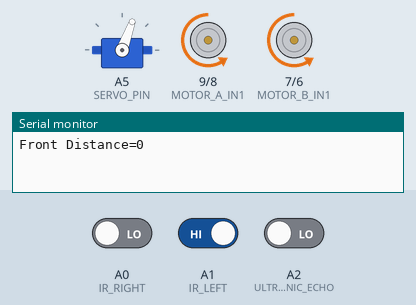
The sketch below on a simulated Arduino Uno, built with avr-gcc and run on an emulated ATmega328P. Parts: servo, motor-driver pin pairs drawn as motors (green arrow = first pin HIGH = forward, orange = second pin HIGH = backward, longer = more drive, scaled by the enable pin), the last lines printed to the serial monitor. Wiring (inferred from the names in the program): servo: signal A5. Inputs (shaded band) come from the test bench; at power-on: A1 (IR_LEFT) HIGH, A0 (IR_RIGHT) LOW, A2 (ULTRASONIC_ECHO) LOW. Servo pulses on a pin are drawn as a servo (544–2400 µs = 0–180°).

Above: at 5.8 s.
5.9 s: A1 (IR_LEFT) driven LOW
At 8.5 s:
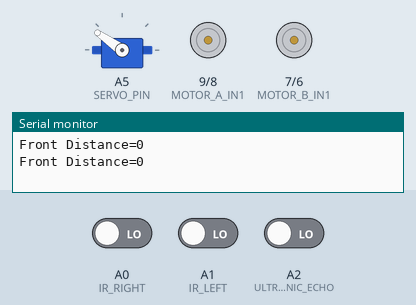
9.4 s: A0 (IR_RIGHT) driven HIGH and A2 (ULTRASONIC_ECHO) driven HIGH
12.9 s: A0 (IR_RIGHT) driven LOW
At 15.7 s:
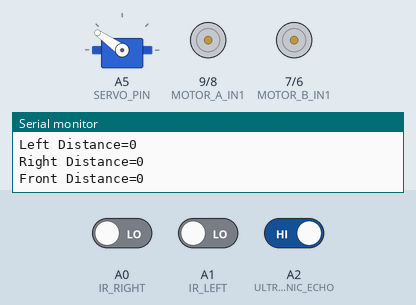
16.4 s: A0 (IR_RIGHT) driven HIGH and A2 (ULTRASONIC_ECHO) driven LOW
20.6 s: A1 (IR_LEFT) driven HIGH
At 21.1 s:
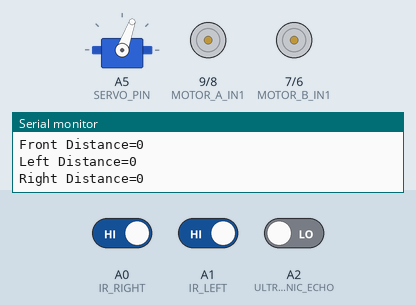
22.1 s: A1 (IR_LEFT) driven LOW
At 23.0 s:
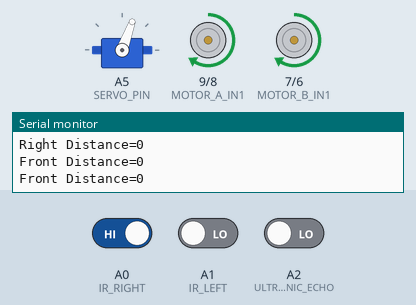
Timing chart, 0 to 25.1 s (numbered marks = the images above; inputs shaded):
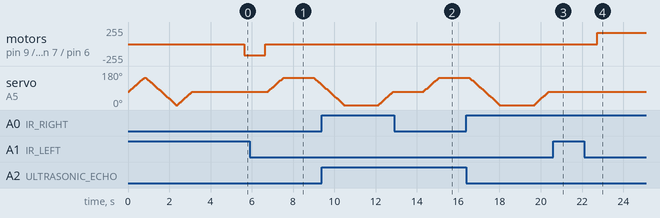

Measured:
- after the input at 5.9 s, motor on pin 9 (MOTOR_A_IN1) / pin 8 (MOTOR_A_IN2), motor on pin 7 (MOTOR_B_IN1) / pin 6 (MOTOR_B_IN2): backward 170/255 → stopped after 0.74 s; servo on A5 (SERVO_PIN): rises from 70° to 145° in 0.72 s, then falls to 105° in 1.9 s
- after the input at 12.9 s, motor on pin 9 (MOTOR_A_IN1) / pin 8 (MOTOR_A_IN2), motor on pin 7 (MOTOR_B_IN1) / pin 6 (MOTOR_B_IN2): stays stopped (without the input it goes to forward 170/255 after 1.3 s); servo on A5 (SERVO_PIN): moves from 70° to 145° over 0.72 s, starting after 1.4 s
- after the input at 20.6 s, motor on pin 9 (MOTOR_A_IN1) / pin 8 (MOTOR_A_IN2), motor on pin 7 (MOTOR_B_IN1) / pin 6 (MOTOR_B_IN2): stays stopped (without the input it goes to forward 170/255 after 1.1 s)
- after the input at 22.1 s, motor on pin 9 (MOTOR_A_IN1) / pin 8 (MOTOR_A_IN2), motor on pin 7 (MOTOR_B_IN1) / pin 6 (MOTOR_B_IN2): stopped → forward 170/255 after 0.63 s

The sketch:

Line_follower.ino
```cpp
#define IR_LEFT A1               // Czujnik IR po lewej stronie
#define IR_RIGHT A0              // Czujnik IR po prawej stronie
#define ULTRASONIC_ECHO A2       // Pin Echo dla czujnika ultradźwiękowego
#define ULTRASONIC_TRIGGER A3    // Pin Trigger dla czujnika ultradźwiękowego
#define SERVO_PIN A5             // Pin sterujący serwomechanizmem
#define MOTOR_A_EN 10            // Pin Enable1 dla sterownika L298
#define MOTOR_A_IN1 9            // Pin IN1 dla silnika A
#define MOTOR_A_IN2 8            // Pin IN2 dla silnika A
#define MOTOR_B_IN1 7            // Pin IN1 dla silnika B
#define MOTOR_B_IN2 6            // Pin IN2 dla silnika B
#define MOTOR_B_EN 5             // Pin Enable2 dla sterownika L298

int thresholdDistance = 10;      // Minimalna odległość do przeszkody w cm
int leftDistance, rightDistance, frontDistance; // Odległości od przeszkód

bool ignoreRightOnce = false;    // Flaga ignorowania przeszkód z prawej strony
bool ignoreLeftOnce = false;     // Flaga ignorowania przeszkód z lewej strony
unsigned long ignoreStartTime;   // Czas rozpoczęcia ignorowania przeszkody
const unsigned long ignoreDuration = 3000; // Czas ignorowania przeszkody (ms)


void setup() {
    Serial.begin(9600);          // Inicjalizacja portu szeregowego
    pinMode(IR_LEFT, INPUT);     // Czujnik IR po lewej stronie jako wejście
    pinMode(IR_RIGHT, INPUT);    // Czujnik IR po prawej stronie jako wejście
    pinMode(ULTRASONIC_ECHO, INPUT); // Czujnik ultradźwiękowy - Echo
    pinMode(ULTRASONIC_TRIGGER, OUTPUT); // Czujnik ultradźwiękowy - Trigger
    pinMode(SERVO_PIN, OUTPUT);  // Serwomechanizm jako wyjście
    pinMode(MOTOR_B_EN, OUTPUT); // Sterownik silnika B - Enable
    pinMode(MOTOR_A_IN1, OUTPUT);// Sterownik silnika A - IN1
    pinMode(MOTOR_A_IN2, OUTPUT);// Sterownik silnika A - IN2
    pinMode(MOTOR_B_IN1, OUTPUT);// Sterownik silnika B - IN1
    pinMode(MOTOR_B_IN2, OUTPUT);// Sterownik silnika B - IN2
    pinMode(MOTOR_A_EN, OUTPUT); // Sterownik silnika A - Enable

    analogWrite(MOTOR_B_EN, 170); // Ustawienie początkowej prędkości silnika B
    analogWrite(MOTOR_A_EN, 170); // Ustawienie początkowej prędkości silnika A

    for (int angle = 70; angle <= 145; angle += 5) {
        moveServo(SERVO_PIN, angle); // Kalibracja serwa w zakresie 70°-145°
    }
    for (int angle = 145; angle >= 0; angle -= 5) {
        moveServo(SERVO_PIN, angle); // Kalibracja serwa w zakresie 145°-0°
    }
    for (int angle = 0; angle <= 70; angle += 5) {
        moveServo(SERVO_PIN, angle); // Kalibracja serwa w zakresie 0°-70°
    }

    frontDistance = readUltrasonic(); // Pierwszy odczyt odległości z przodu
    delay(500);                      // Odstęp czasowy dla stabilizacji czujników
}


void loop() {
    frontDistance = readUltrasonic(); // Odczyt odległości z przodu
    Serial.print("Front Distance="); Serial.println(frontDistance); // Wyświetlenie odległości w konsoli

    if (ignoreLeftOnce && (millis() - ignoreStartTime > ignoreDuration)) {
        ignoreLeftOnce = false; // Wyłączenie ignorowania lewej strony
    }
    if (ignoreRightOnce && (millis() - ignoreStartTime > ignoreDuration)) {
        ignoreRightOnce = false; // Wyłączenie ignorowania prawej strony
    }

    if (!ignoreRightOnce && (digitalRead(IR_RIGHT) == 1) && (digitalRead(IR_LEFT) == 0)) {
        turnRight(); // Skręt w prawo, gdy prawy czujnik wykrywa linię
    } else if (!ignoreLeftOnce && (digitalRead(IR_RIGHT) == 0) && (digitalRead(IR_LEFT) == 1)) {
        turnLeft();  // Skręt w lewo, gdy lewy czujnik wykrywa linię
    } else if ((digitalRead(IR_RIGHT) == 1) && (digitalRead(IR_LEFT) == 1)) {
        stopMovement(); // Zatrzymanie, gdy oba czujniki wykrywają linię
    } else {
        if (frontDistance > thresholdDistance) {
            moveForward(); // Ruch do przodu przy braku przeszkód
        } else {
            checkSides(); // Analiza boków przy przeszkodzie
        }
    }
    delay(10); // Krótka przerwa
}


void moveServo(int pin, int angle) {
    int pwm = (angle * 11) + 500; // Obliczenie sygnału PWM dla danego kąta
    digitalWrite(pin, HIGH);      // Ustawienie pinu w stan wysoki
    delayMicroseconds(pwm);       // Wysłanie impulsu PWM
    digitalWrite(pin, LOW);       // Ustawienie pinu w stan niski
    delay(50);                    // Krótka przerwa między sygnałami
}


long readUltrasonic() {
    digitalWrite(ULTRASONIC_TRIGGER, LOW); // Trigger na niski stan
    delayMicroseconds(2);                  // Krótka przerwa
    digitalWrite(ULTRASONIC_TRIGGER, HIGH);// Trigger na wysoki stan
    delayMicroseconds(10);                 // Impuls trwający 10 µs
    long duration = pulseIn(ULTRASONIC_ECHO, HIGH); // Czas trwania Echo
    return duration / 29 / 2;              // Przeliczenie na odległość w cm
}


void checkSides() {
    stopMovement();
    delay(100);

    for (int angle = 70; angle <= 145; angle += 5) {
        moveServo(SERVO_PIN, angle);
    }
    delay(300);
    leftDistance = readUltrasonic();
    Serial.print("Left Distance="); Serial.println(leftDistance);
    delay(100);

    for (int angle = 145; angle >= 0; angle -= 5) {
        moveServo(SERVO_PIN, angle);
    }
    delay(500);
    rightDistance = readUltrasonic();
    Serial.print("Right Distance="); Serial.println(rightDistance);
    delay(100);

    for (int angle = 0; angle <= 70; angle += 5) {
        moveServo(SERVO_PIN, angle);
    }
    delay(300);

    if (leftDistance < thresholdDistance && rightDistance < thresholdDistance) {
        stopMovement();
    } else if (leftDistance > thresholdDistance && rightDistance > thresholdDistance) {
        turnRight();
        delay(360);
        moveForward();
        delay(1283);
        turnLeftOnly();
        delay(620);
        moveForward();
        delay(581);
        turnLeftOnly();
        delay(620);

        ignoreLeftOnce = true;
        ignoreStartTime = millis();
    } else {
        evaluateDistances();
    }
}


void evaluateDistances() {  // Funkcja oceniająca, która strona ma większą odległość
    if (rightDistance > leftDistance) {  // Jeśli odległość po prawej stronie jest większa niż po lewej
        turnRight();    // Skręt w prawo
        delay(360);     // Odczekanie 360 ms na wykonanie skrętu
        moveForward();  // Robot rusza do przodu
        delay(1283);    // Odczekanie 1283 ms na kontynuację ruchu do przodu
        turnLeftOnly(); // Skręt tylko w lewo
        delay(620);     // Odczekanie 620 ms na wykonanie skrętu
        moveForward();  // Robot rusza do przodu
        delay(581);     // Odczekanie 581 ms na kontynuację ruchu do przodu
        turnLeftOnly(); // Skręt tylko w lewo
        delay(620);     // Odczekanie 620 ms na wykonanie skrętu

        ignoreLeftOnce = true;  // Ustawienie flagi, aby zignorować przyszłe pomiary dla lewej strony
        ignoreStartTime = millis();  // Zapisanie czasu rozpoczęcia ignorowania
    } else {  // Jeśli odległość po lewej stronie jest większa niż po prawej
        turnLeft();    // Skręt w lewo
        delay(360);    // Odczekanie 360 ms na wykonanie skrętu
        moveForward(); // Robot rusza do przodu
        delay(1283);   // Odczekanie 1283 ms na kontynuację ruchu do przodu
        turnRightOnly(); // Skręt tylko w prawo
        delay(620);     // Odczekanie 620 ms na wykonanie skrętu
        moveForward();  // Robot rusza do przodu
        delay(581);     // Odczekanie 581 ms na kontynuację ruchu do przodu
        turnRightOnly(); // Skręt tylko w prawo
        delay(620);     // Odczekanie 620 ms na wykonanie skrętu

        ignoreRightOnce = true;  // Ustawienie flagi, aby zignorować przyszłe pomiary dla prawej strony
        ignoreStartTime = millis();  // Zapisanie czasu rozpoczęcia ignorowania
    }
}

void moveForward() {
    digitalWrite(MOTOR_A_IN1, LOW);
    digitalWrite(MOTOR_A_IN2, HIGH);
    digitalWrite(MOTOR_B_IN1, HIGH);
    digitalWrite(MOTOR_B_IN2, LOW);
}

void moveBackward() {
    digitalWrite(MOTOR_A_IN1, HIGH);
    digitalWrite(MOTOR_A_IN2, LOW);
    digitalWrite(MOTOR_B_IN1, LOW);
    digitalWrite(MOTOR_B_IN2, HIGH);
}

void turnRight() {
    digitalWrite(MOTOR_A_IN1, HIGH);
    digitalWrite(MOTOR_A_IN2, LOW);
    digitalWrite(MOTOR_B_IN1, HIGH);
    digitalWrite(MOTOR_B_IN2, LOW);
}

void turnRightOnly() {
    digitalWrite(MOTOR_A_IN1, LOW);
    digitalWrite(MOTOR_A_IN2, LOW);
    digitalWrite(MOTOR_B_IN1, HIGH);
    digitalWrite(MOTOR_B_IN2, LOW);
}

void turnLeft() {
    digitalWrite(MOTOR_A_IN1, LOW);
    digitalWrite(MOTOR_A_IN2, HIGH);
    digitalWrite(MOTOR_B_IN1, LOW);
    digitalWrite(MOTOR_B_IN2, HIGH);
}

void turnLeftOnly() {
    digitalWrite(MOTOR_A_IN1, LOW);
    digitalWrite(MOTOR_A_IN2, HIGH);
    digitalWrite(MOTOR_B_IN1, LOW);
    digitalWrite(MOTOR_B_IN2, LOW);
}

void stopMovement() {
    if (ignoreLeftOnce || ignoreRightOnce) {
        return;
    }

    digitalWrite(MOTOR_A_IN1, LOW);
    digitalWrite(MOTOR_A_IN2, LOW);
    digitalWrite(MOTOR_B_IN1, LOW);
    digitalWrite(MOTOR_B_IN2, LOW);
}
```
